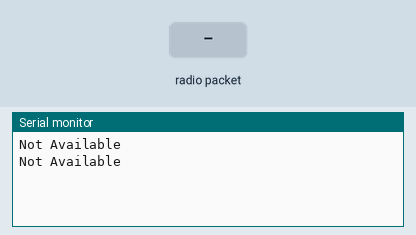
Bench run of a sketch on a simulated Arduino Uno, built with avr-gcc and run on an emulated ATmega328P. Shown: the last lines printed to the serial monitor. The test bench sets the inputs (shaded band). No radio packets arrive unless stated.

Above: at 1.8 s.
1.9 s: radio packet "1" arrives
At 2.8 s:
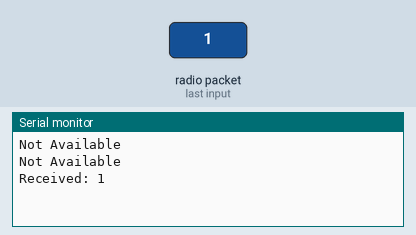
3.5 s: radio packet "0" arrives
At 4.8 s:
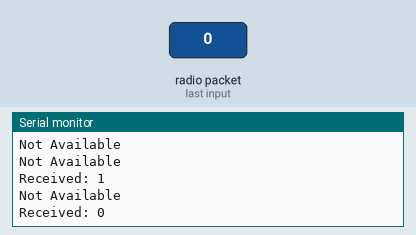
5.0 s: radio packet "2" arrives
At 5.8 s:
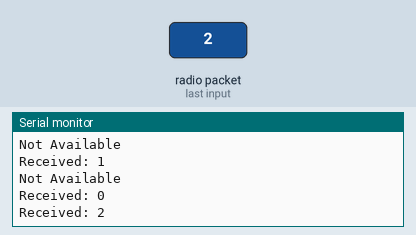

Measured:
- after the input at 1.9 s, the serial monitor: prints a new line after 0.11 s (image 1)
- after the input at 3.5 s, the serial monitor: prints a new line after 0.51 s (image 2)
- after the input at 5.0 s, the serial monitor: prints a new line at once (image 3)

The sketch:

Receiver.ino
```cpp
// The goal of this file is to receive data from an Arduino Uno
//    Receiver    : Arduino Nano
//    Transmitter : Arduino Uno
// ** This file is meant to be uploaded to the Arduino Nano (Receiver)

#include <SPI.h>
#include <nRF24L01.h>
#include <RF24.h>

#define cePin   7   // D7
#define csnPin  8   // D8
#define sckPin  13  // D13
#define mosiPin 11  // D11
#define misoPin 12  // D12
// irq not connected

RF24 radio(cePin, csnPin);

const byte address[6] = "00001";

void setup() {
  Serial.begin(9600);
  radio.begin();
  radio.openReadingPipe(0, address);
  radio.setPALevel(RF24_PA_MIN);
  radio.startListening();
}

void loop() {
  if (radio.available()) {
    char text[32] = "";
    radio.read(&text, sizeof(text));
    Serial.print("Received: ");
    Serial.println(text);
    delay(1000);
  }else{
    Serial.println("Not Available");
    delay(1000);
  }
}
```
